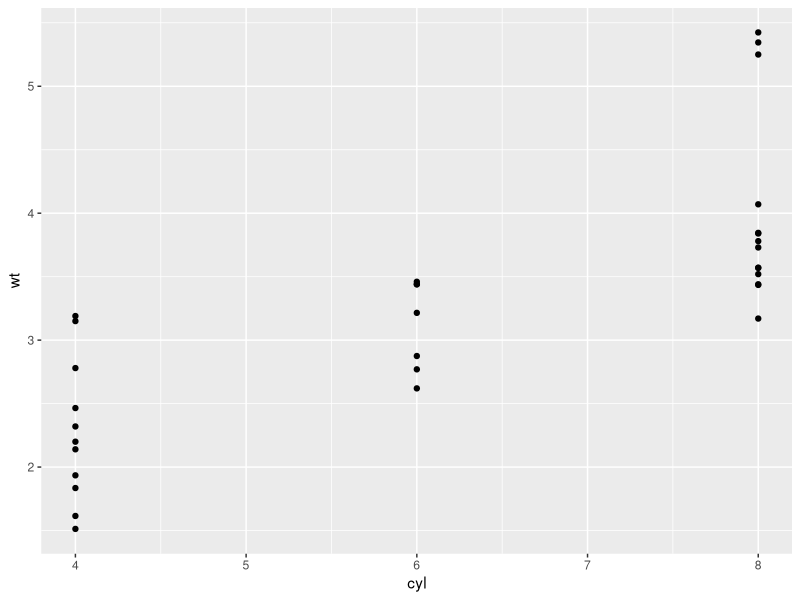

Here is the R script that generated this plot:
## ---- chunk 1
knitr::opts_chunk$set(echo = TRUE)
library(dplyr)
library(ggplot2)
## ---- chunk 2

(filt_fld = "cyl")

mtcars %>%
  filter(!!filt_fld == 6)
## ---- chunk 3

(filt_fld = "cyl")

(filt_fld_as_sym = sym(filt_fld))

mtcars %>%
  filter(!!filt_fld_as_sym == 6)
## ---- chunk 4
ord_flds = c("carb", "hp")

ord_flds_as_sym = syms(ord_flds)

mtcars %>%
  arrange(!!!ord_flds_as_sym) %>%
  head(5)
  
## ---- chunk 5
y_var = "wt"

y_var_as_sym = sym(y_var)

mtcars %>%
  ggplot(aes(x = cyl, y = !!y_var_as_sym)) +
  geom_point()

